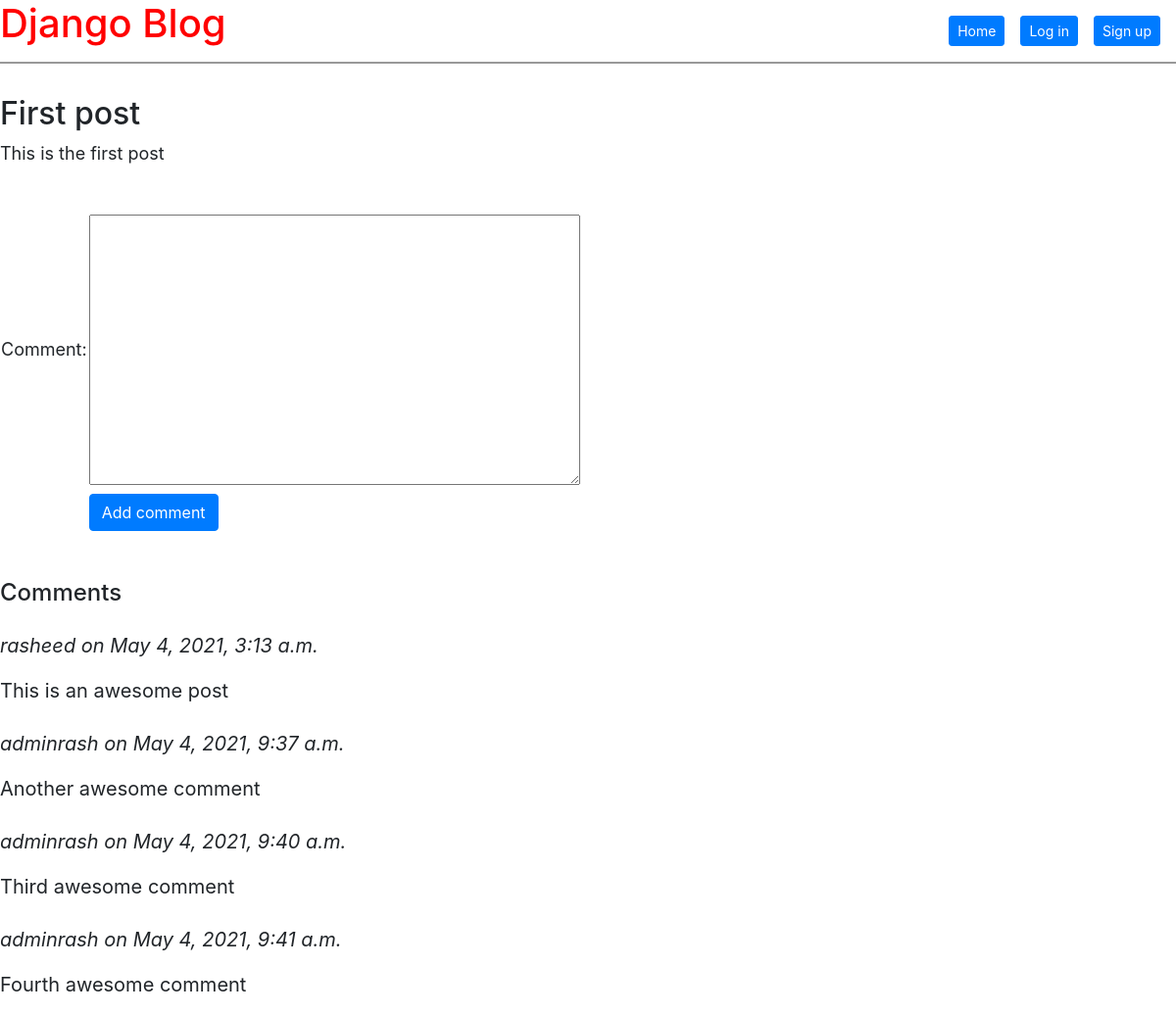
/post/5/, run on the app's committed database.
### blogapp/models.py (models this page shows, shortened)
class Post(models.Model):
  title = models.CharField(max_length=200)
  author = models.ForeignKey('auth.User', on_delete=models.CASCADE, related_name='posts')
  body = models.TextField()

class Comment(models.Model):
  comment = models.TextField(null=True)
  commenter = models.ForeignKey("auth.User", on_delete=models.CASCADE, related_name='comments')
  post = models.ForeignKey(Post, on_delete=models.CASCADE, related_name='comments')
  date = models.DateTimeField(auto_now=True)

### blogapp/views.py (the view)
# urls.py: path('post/<int:pk>/', BlogDetailView.as_view(), name='post_detail'),
class BlogDetailView(DetailView):
  model = Post
  template_name = 'blogapp/post/post_detail.html'
  form_class = CommentForm
  def post(self, request, *args, **kwargs):
    form = self.form_class(request.POST)
    if form.is_valid():
      commenter = request.user
      post = Post.objects.get(id=request.POST['post'])
      comment_from_user = request.POST['comment']
      comment = Comment(comment=comment_from_user,commenter=commenter,post=post)
      comment.save()
      return HttpResponseRedirect(reverse('post_detail', args=[post.id]))
  def get_context_data(self, **kwargs):
    context = super().get_context_data(**kwargs)
    form = self.form_class
    context['form'] = form
    return context

### blogapp/templates/blogapp/post/post_detail.html (shortened to what this page needs)
{% extends 'blogapp/base.html' %}
{% block content %}
  <div class="post-entry">
    <h2>{{ post.title }}</h2>
    <p>{{ post.body }}</p>
  </div>
  <form action="" method="POST" class="mt-5">
    <table>
      <tr>
        <td> {{form.comment.label_tag}} </td>
        <td> {{form.comment}} </td>
      </tr>
      <tr>
        <td>
        </td>
        <td>
          <input type="submit" value="Add comment" class="btn btn-primary">
        </td>
      </tr>
    </table>
  </form>
  <div class="comments mt-5">
    <h4>Comments</h4>
    {% for comment in post.comments.all %}
      <blockquote class="blockquote mt-4">
        <p class="commenters">
          <em>{{ comment.commenter }} on {{ comment.date }}</em>
        </p>
        <p class="comment-body"> {{comment.comment}} </p>
    {% endfor %}
  </div>
{% endblock %}

### blogapp/templates/blogapp/base.html (shortened to what this page needs)
{% load static %}
<!DOCTYPE html>
<html lang="en">
<head>
  <link rel="stylesheet" href="https://cdn.jsdelivr.net/npm/bootstrap@4.6.0/dist/css/bootstrap.min.css">
  <link rel="stylesheet" href="{% static 'blogapp/style.css' %}">
</head>
<body>
    <header>
      <div class="nav-left">
        <h1><a href="{% url 'home' %}">Django Blog</a></h1>
      </div>
      <div class="nav-right">
        {% if user.is_authenticated %}
          <a href="{% url 'post_new' %}" class="btn btn-primary btn-sm">New Post</a>
          <a href="{% url 'logout' %}" class="btn btn-primary btn-sm">Log out</a>
        {% else %}
          <a href="{% url 'home' %}" class="btn btn-primary btn-sm">Home</a>
          <a href="{% url 'login' %}" class="btn btn-primary btn-sm">Log in</a>
          <a href="{% url 'sign_up' %}" class="btn btn-primary btn-sm">Sign up</a>
        {% endif %}
      </div>
    </header>
    <div>
      {% block content %}
      {% endblock %}
    </div>
</body>
</html>

### blogapp/static/blogapp/style.css (style rules this page uses)
body { font-size: 18px; }
header h1 a, header h1 a:hover { color: red; text-decoration: none; }
header { border-bottom: 2px solid #999; margin-bottom: 2rem; display: flex; }
.nav-left { margin-right: auto; }
.nav-right { display: flex; padding: 1rem 0; }
.nav-right a { margin-right: 1rem; }
.post-entry { margin-bottom: 2rem; }
.post-entry h2 { margin: 0.5rem 0; }
.post-entry p { margin: 0; font-weight: 400; }

### data on the page
Post: title "First post", body "This is the first post"
Comment: commenter "rasheed", date "May 4, 2021, 3:13 a.m.", comment "This is an awesome post"
Comment: commenter "adminrash", date "May 4, 2021, 9:37 a.m.", comment "Another awesome comment"
Comment: commenter "adminrash", date "May 4, 2021, 9:40 a.m.", comment "Third awesome comment"
Comment: commenter "adminrash", date "May 4, 2021, 9:41 a.m.", comment "Fourth awesome comment"
